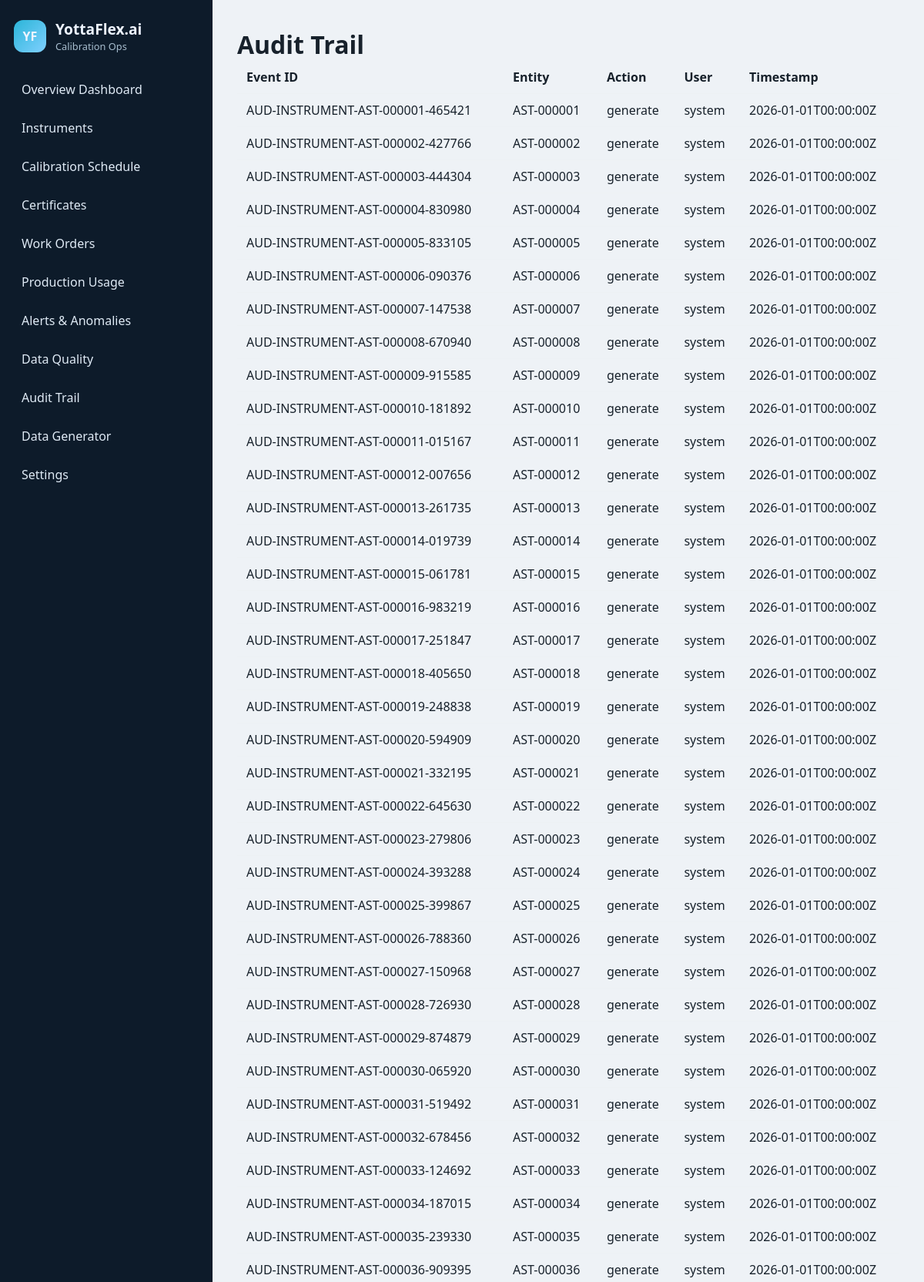
Screenshot of /audit (upper part) with the database file from the repository.
### tables this page shows
CREATE TABLE audit_record (
    id INTEGER PRIMARY KEY AUTOINCREMENT,
    event_id TEXT UNIQUE NOT NULL,
    entity_type TEXT NOT NULL,
    entity_id TEXT NOT NULL,
    action TEXT NOT NULL,
    previous_state TEXT,
    new_state TEXT,
    user_name TEXT NOT NULL,
    created_at TEXT NOT NULL,
    reason TEXT
);

### yottaflex/app.py (the view)
    @app.route('/audit')
    def audit():
        conn = get_connection(app.config['DATABASE_PATH'])
        rows = conn.execute('SELECT * FROM audit_record ORDER BY created_at DESC LIMIT 100').fetchall()
        conn.close()
        return render_template('audit.html', audits=rows)

### yottaflex/db.py (called while the page is built)
def get_connection(database_path=None):
    path = database_path or os.getenv('DATABASE_PATH')
    if not path:
        os.makedirs(str(BASE_DIR / 'data'), exist_ok=True)
        path = str(BASE_DIR / 'data' / 'yottaflex.db')
    os.makedirs(os.path.dirname(path) or '.', exist_ok=True)
    conn = sqlite3.connect(path)
    conn.row_factory = sqlite3.Row
    return conn

### templates/audit.html (shortened to what this page needs)
{% extends 'base.html' %}
{% block content %}
<h1>Audit Trail</h1>
<table class="table">
  <thead><tr><th>Event ID</th><th>Entity</th><th>Action</th><th>User</th><th>Timestamp</th></tr></thead>
  <tbody>
    {% for row in audits %}
    <tr><td>{{ row.event_id }}</td><td>{{ row.entity_id }}</td><td>{{ row.action }}</td><td>{{ row.user_name }}</td><td>{{ row.created_at }}</td></tr>
    {% endfor %}
  </tbody>
</table>
{% endblock %}

### static/styles.css (style rules this page uses)
body { margin:0; font-family:Segoe UI, Arial,sans-serif; background:#eef2f6; color:#17212b; }
h1 { margin: 4px 0 0; font-size:2rem; }
.table { width:100%; border-collapse:collapse; }
.table th, .table td { padding:10px 12px; border-bottom:1px solid #edf1f4; text-align:left; }

### rows the page displays
audit_record: event_id "AUD-INSTRUMENT-AST-000001-465421", entity_id "AST-000001", action "generate", user_name "system", created_at "2026-01-01T00:00:00Z"
audit_record: event_id "AUD-INSTRUMENT-AST-000002-427766", entity_id "AST-000002", action "generate", user_name "system", created_at "2026-01-01T00:00:00Z"
audit_record: event_id "AUD-INSTRUMENT-AST-000003-444304", entity_id "AST-000003", action "generate", user_name "system", created_at "2026-01-01T00:00:00Z"
audit_record: event_id "AUD-INSTRUMENT-AST-000004-830980", entity_id "AST-000004", action "generate", user_name "system", created_at "2026-01-01T00:00:00Z"
audit_record: event_id "AUD-INSTRUMENT-AST-000005-833105", entity_id "AST-000005", action "generate", user_name "system", created_at "2026-01-01T00:00:00Z"
audit_record: event_id "AUD-INSTRUMENT-AST-000006-090376", entity_id "AST-000006", action "generate", user_name "system", created_at "2026-01-01T00:00:00Z"
audit_record: event_id "AUD-INSTRUMENT-AST-000007-147538", entity_id "AST-000007", action "generate", user_name "system", created_at "2026-01-01T00:00:00Z"
audit_record: event_id "AUD-INSTRUMENT-AST-000008-670940", entity_id "AST-000008", action "generate", user_name "system", created_at "2026-01-01T00:00:00Z"
audit_record: event_id "AUD-INSTRUMENT-AST-000009-915585", entity_id "AST-000009", action "generate", user_name "system", created_at "2026-01-01T00:00:00Z"
audit_record: event_id "AUD-INSTRUMENT-AST-000010-181892", entity_id "AST-000010", action "generate", user_name "system", created_at "2026-01-01T00:00:00Z"
audit_record: event_id "AUD-INSTRUMENT-AST-000011-015167", entity_id "AST-000011", action "generate", user_name "system", created_at "2026-01-01T00:00:00Z"
audit_record: event_id "AUD-INSTRUMENT-AST-000012-007656", entity_id "AST-000012", action "generate", user_name "system", created_at "2026-01-01T00:00:00Z"
audit_record: event_id "AUD-INSTRUMENT-AST-000013-261735", entity_id "AST-000013", action "generate", user_name "system", created_at "2026-01-01T00:00:00Z"
audit_record: event_id "AUD-INSTRUMENT-AST-000014-019739", entity_id "AST-000014", action "generate", user_name "system", created_at "2026-01-01T00:00:00Z"
audit_record: event_id "AUD-INSTRUMENT-AST-000015-061781", entity_id "AST-000015", action "generate", user_name "system", created_at "2026-01-01T00:00:00Z"
audit_record: event_id "AUD-INSTRUMENT-AST-000016-983219", entity_id "AST-000016", action "generate", user_name "system", created_at "2026-01-01T00:00:00Z"
audit_record: event_id "AUD-INSTRUMENT-AST-000017-251847", entity_id "AST-000017", action "generate", user_name "system", created_at "2026-01-01T00:00:00Z"
audit_record: event_id "AUD-INSTRUMENT-AST-000018-405650", entity_id "AST-000018", action "generate", user_name "system", created_at "2026-01-01T00:00:00Z"
audit_record: event_id "AUD-INSTRUMENT-AST-000019-248838", entity_id "AST-000019", action "generate", user_name "system", created_at "2026-01-01T00:00:00Z"
audit_record: event_id "AUD-INSTRUMENT-AST-000020-594909", entity_id "AST-000020", action "generate", user_name "system", created_at "2026-01-01T00:00:00Z"
audit_record: event_id "AUD-INSTRUMENT-AST-000021-332195", entity_id "AST-000021", action "generate", user_name "system", created_at "2026-01-01T00:00:00Z"
audit_record: event_id "AUD-INSTRUMENT-AST-000022-645630", entity_id "AST-000022", action "generate", user_name "system", created_at "2026-01-01T00:00:00Z"
audit_record: event_id "AUD-INSTRUMENT-AST-000023-279806", entity_id "AST-000023", action "generate", user_name "system", created_at "2026-01-01T00:00:00Z"
audit_record: event_id "AUD-INSTRUMENT-AST-000024-393288", entity_id "AST-000024", action "generate", user_name "system", created_at "2026-01-01T00:00:00Z"
audit_record: event_id "AUD-INSTRUMENT-AST-000025-399867", entity_id "AST-000025", action "generate", user_name "system", created_at "2026-01-01T00:00:00Z"
audit_record: event_id "AUD-INSTRUMENT-AST-000026-788360", entity_id "AST-000026", action "generate", user_name "system", created_at "2026-01-01T00:00:00Z"
audit_record: event_id "AUD-INSTRUMENT-AST-000027-150968", entity_id "AST-000027", action "generate", user_name "system", created_at "2026-01-01T00:00:00Z"
audit_record: event_id "AUD-INSTRUMENT-AST-000028-726930", entity_id "AST-000028", action "generate", user_name "system", created_at "2026-01-01T00:00:00Z"
audit_record: event_id "AUD-INSTRUMENT-AST-000029-874879", entity_id "AST-000029", action "generate", user_name "system", created_at "2026-01-01T00:00:00Z"
audit_record: event_id "AUD-INSTRUMENT-AST-000030-065920", entity_id "AST-000030", action "generate", user_name "system", created_at "2026-01-01T00:00:00Z"
audit_record: event_id "AUD-INSTRUMENT-AST-000031-519492", entity_id "AST-000031", action "generate", user_name "system", created_at "2026-01-01T00:00:00Z"
audit_record: event_id "AUD-INSTRUMENT-AST-000032-678456", entity_id "AST-000032", action "generate", user_name "system", created_at "2026-01-01T00:00:00Z"
audit_record: event_id "AUD-INSTRUMENT-AST-000033-124692", entity_id "AST-000033", action "generate", user_name "system", created_at "2026-01-01T00:00:00Z"
audit_record: event_id "AUD-INSTRUMENT-AST-000034-187015", entity_id "AST-000034", action "generate", user_name "system", created_at "2026-01-01T00:00:00Z"
audit_record: event_id "AUD-INSTRUMENT-AST-000035-239330", entity_id "AST-000035", action "generate", user_name "system", created_at "2026-01-01T00:00:00Z"
audit_record: event_id "AUD-INSTRUMENT-AST-000036-909395", entity_id "AST-000036", action "generate", user_name "system", created_at "2026-01-01T00:00:00Z"
